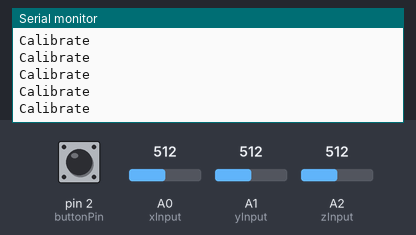
Simulated run of this sketch. Board: Arduino Uno, built with avr-gcc and run on an emulated ATmega328P. Shown: the last lines printed to the serial monitor. The test bench sets the inputs (shaded band); at power-on: pin 2 (buttonPin) LOW, A0 (xInput) = 512, A1 (yInput) = 512, A2 (zInput) = 512.

Above: at 1.2 s.
1.3 s: pin 2 (buttonPin) pulled HIGH for 0.15 s
2.9 s: pin 2 (buttonPin) pulled HIGH for 1 s
At 3.9 s:
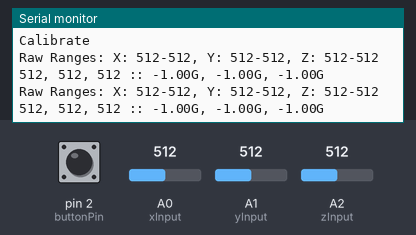
6.9 s: pin 2 (buttonPin) pulled HIGH for 0.15 s
At 7.32 s:
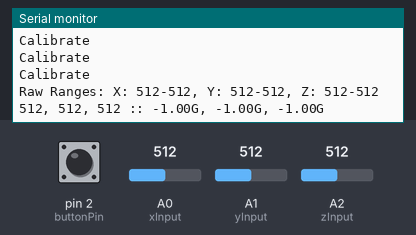

Measured:
- after the input at 6.9 s, the serial monitor: prints a new line after 0.08 s (image 2)

The sketch:

sketch_aug02e.ino
```cpp
const int xInput = 0;
const int yInput = 1;
const int zInput = 2;
const int buttonPin = 2;

// Raw Ranges:
// initialize to mid-range and allow calibration to
// find the minimum and maximum for each axis
int xRawMin = 512;
int xRawMax = 512;

int yRawMin = 512;
int yRawMax = 512;

int zRawMin = 512;
int zRawMax = 512;

// Take multiple samples to reduce noise
const int sampleSize = 10;

void setup()
{
  analogReference(EXTERNAL);
  Serial.begin(9600);
}

void loop()
{
  int xRaw = analogRead(xInput);
  int yRaw = analogRead(yInput);
  int zRaw = analogRead(zInput);

  if (digitalRead(buttonPin) == LOW)
  {
    AutoCalibrate(xRaw, yRaw, zRaw);
  }
  else
  {
    Serial.print("Raw Ranges: X: ");
    Serial.print(xRawMin);
    Serial.print("-");
    Serial.print(xRawMax);

    Serial.print(", Y: ");
    Serial.print(yRawMin);
    Serial.print("-");
    Serial.print(yRawMax);

    Serial.print(", Z: ");
    Serial.print(zRawMin);
    Serial.print("-");
    Serial.print(zRawMax);
    Serial.println();
    Serial.print(xRaw);
    Serial.print(", ");
    Serial.print(yRaw);
    Serial.print(", ");
    Serial.print(zRaw);

    // Convert raw values to 'milli-Gs"
    long xScaled = map(xRaw, xRawMin, xRawMax, -1000, 1000);
    long yScaled = map(yRaw, yRawMin, yRawMax, -1000, 1000);
    long zScaled = map(zRaw, zRawMin, zRawMax, -1000, 1000);

    // re-scale to fractional Gs
    float xAccel = xScaled / 1000.0;
    float yAccel = yScaled / 1000.0;
    float zAccel = zScaled / 1000.0;

    Serial.print(" :: ");
    Serial.print(xAccel);
    Serial.print("G, ");
    Serial.print(yAccel);
    Serial.print("G, ");
    Serial.print(zAccel);
    Serial.println("G");

  delay(500);
  }
}

//
// Read "sampleSize" samples and report the average
//
int ReadAxis(int axisPin)
{
  long reading = 0;
  analogRead(axisPin);
  delay(1);
  for (int i = 0; i < sampleSize; i++)
  {
    reading += analogRead(axisPin);
  }
  return reading/sampleSize;
}

//
// Find the extreme raw readings from each axis
//
void AutoCalibrate(int xRaw, int yRaw, int zRaw)
{
  Serial.println("Calibrate");
  if (xRaw < xRawMin)
  {
    xRawMin = xRaw;
  }
  if (xRaw > xRawMax)
  {
    xRawMax = xRaw;
  }

  if (yRaw < yRawMin)
  {
    yRawMin = yRaw;
  }
  if (yRaw > yRawMax)
  {
    yRawMax = yRaw;
  }

  if (zRaw < zRawMin)
  {
    zRawMin = zRaw;
  }
  if (zRaw > zRawMax)
  {
    zRawMax = zRaw;
  }
}
```
